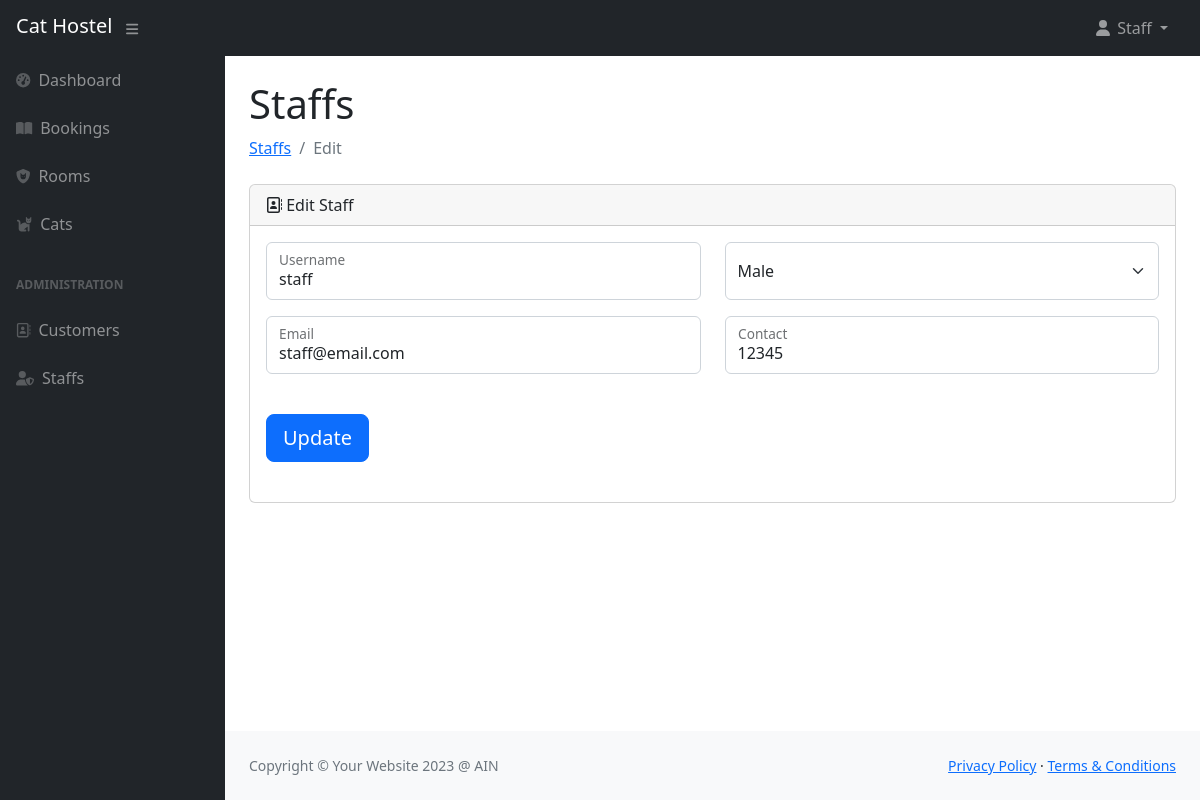
Page /staffs_edit.php?user_id=1 (signed in) on the committed database.
### tables this page shows
CREATE TABLE `user` (
  `user_id` int NOT NULL,
  `user_name` varchar(100) NOT NULL,
  `user_gender` varchar(10) NOT NULL,
  `user_contact` varchar(15) NOT NULL,
  `user_email` varchar(50) NOT NULL,
  `user_password` varchar(100) NOT NULL,
  `user_role` varchar(10) NOT NULL,
  `user_active` tinyint(1) NOT NULL
);

### staffs_edit.php (the view, shortened to what this page needs)
<?php
include 'layout/user/header_user.php';
if (isset($_GET['user_id'])) {
  $user_id = $_GET['user_id'];
  $sql = "SELECT * FROM user WHERE user_id='{$user_id}'";
  $result = mysqli_query($conn, $sql);
  $row  = mysqli_fetch_array($result);
}
?>
<div id="layoutSidenav_content">
  <main>
    <div class="container-fluid px-4">
      <h1 class="mt-4">Staffs</h1>
      <ol class="breadcrumb mb-4">
        <li class="breadcrumb-item"><a href="/8ag1/staffs.php">Staffs</a></li>
        <li class="breadcrumb-item active">Edit</li>
      </ol>
      <div class="card mb-4">
        <div class="card-header">
          <i class="fa-regular fa-address-book"></i>
          Edit Staff
        </div>
        <div class="card-body">
          <form action="staffs_edit.php" method="POST">
            <div class="row">
              <div class="col">
                <div class="form-floating mb-3">
                  <input class="form-control" id="username" name="username" type="text" placeholder="Username" required value="<?php echo $row["user_name"] ?>" />
                  <label for="username">Username</label>
                </div>
              </div>
              <div class="col">
                <select class="form-select form-floating mb-3 py-3" name="gender" aria-label="Select gender" required>
                  <option value="Male" <?php if ($row["user_gender"] == "Male") echo "selected"; ?>>Male</option>
                </select>
              </div>
            </div>
            <div class="row">
              <div class="col">
                <div class="form-floating mb-3">
                  <input class="form-control" id="email" name="email" type="email" placeholder="Email" required value="<?php echo $row["user_email"] ?>" />
                  <label for="email">Email</label>
                </div>
              </div>
              <div class="col">
                <div class="form-floating mb-3">
                  <input class="form-control" id="contact" name="contact" type="text" placeholder="Contact" required value="<?php echo $row["user_contact"] ?>" />
                  <label for="contact">Contact</label>
                </div>
              </div>
            </div>
            <div class="d-flex align-items-center justify-content-start mt-4 mb-4">
              <button class="btn btn-primary btn-lg" type="submit" name="update-button">Update</button>
            </div>
          </form>
        </div>
      </div>
    </div>
  </main>
  <?php
  include 'layout/user/footer_user.php';
  ?>

### rows in the picture
user: username "staff", gender "Male", email "staff@email.com", contact "12345"

### other values in the picture
$_SESSION["user_name"] "Staff"
